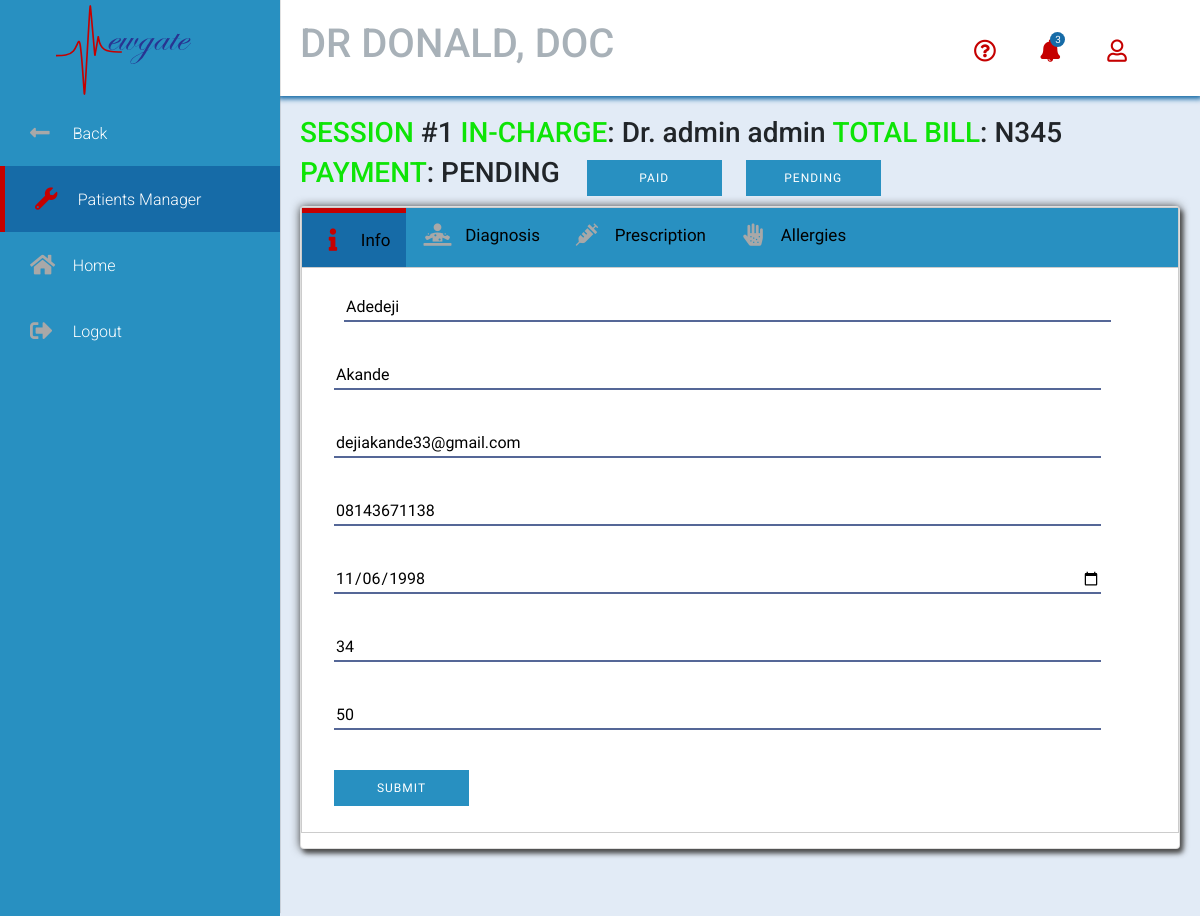
/pages/managepatients.php?ID=1 (signed in), run on the app's committed database.
### tables this page shows
CREATE TABLE IF NOT EXISTS `tbl_sessions` (
  `ID` int(11) NOT NULL AUTO_INCREMENT,
  `patientID` int(11) NOT NULL,
  `docID` int(11) NOT NULL,
  `consultation_bill` float NOT NULL,
  `startdate` date NOT NULL,
  `paid` tinyint(1) NOT NULL,
  PRIMARY KEY (`ID`),
  KEY `patient-sessions` (`patientID`),
  KEY `doc-sessions` (`docID`)
);

CREATE TABLE IF NOT EXISTS `tbl_users` (
  `ID` int(11) NOT NULL AUTO_INCREMENT,
  `email` varchar(255) NOT NULL,
  `firstname` varchar(255) NOT NULL,
  `lastname` varchar(255) NOT NULL,
  `password` varchar(255) NOT NULL,
  PRIMARY KEY (`ID`)
);

CREATE TABLE IF NOT EXISTS `tbl_patients` (
  `ID` int(11) NOT NULL AUTO_INCREMENT,
  `firstname` varchar(255) NOT NULL,
  `lastname` varchar(255) NOT NULL,
  `email` varchar(255) NOT NULL,
  `phone_num` varchar(255) NOT NULL,
  `dob` date NOT NULL,
  `height` float DEFAULT NULL,
  `weight` float DEFAULT NULL,
  PRIMARY KEY (`ID`)
);

### functions/functions.php (called while the page is built, shortened)
<?php
    function getCurrentUserOrDie(){
        if(!isset($_SESSION['user'])){
            doUnauthorized();
        }else{
            return $_SESSION['user'];
        }
    }
    class Input{
        static function get($var, $default = NULL){
            if( isset($_GET[$var])){
                $res = $_GET[$var];
                if(trim($res)){
                    return $res;
                }else{
                    return $default;
                }
            }else{
                return $default;
            }
        }
    }
?>

### classes/user.php (called while the page is built, shortened)
<?php
class User {
    public $id, $ID, $email, $firstname, $lastname, $role;
    function __construct($id, $email, $firstname, $lastname, $role){
        $this->firstname = $firstname;
        $this->lastname = $lastname;
        $this->role = $role;
    }
    static function getUser($conn, $stmt, $data){
        $stmt->execute($data);
        if( $result = $stmt->fetch(PDO::FETCH_ASSOC) ){
            $id = $result["ID"];
            $stmt = $conn->query("SELECT role FROM tbl_roles WHERE userID = $id");
            $result2 = $stmt->fetchall(PDO::FETCH_ASSOC);
            $rolearray = array();
            foreach ($result2 as $row) {
                array_push($rolearray,$row["role"]);
            }
            return new User($id, $result["email"], $result["firstname"], $result["lastname"], $rolearray);
        }
        return null;
    }
    static function getUserWithID($conn, $id){
        $stmt = $conn->prepare("SELECT * FROM tbl_users WHERE id = :id");
        $data = array("id"=> $id);
        return self::getUser($conn, $stmt, $data);
    }
    function isDoctor(){
        return in_array('DOCTOR', $this->role);
    }
}

### classes/patient.php (called while the page is built, shortened)
<?php
require_once('session.php');
require_once('user.php');
class Patient {
    function __construct($ID, $email, $firstname, $lastname, $phone_num, $dob, $height, $weight, $sessbill=null, $docID=null){
        $this->ID = $ID;
        $this->email = $email;
        $this->firstname = $firstname;
        $this->lastname = $lastname;
        $this->phone_num = $phone_num;
        $this->dob = $dob;
        $this->height = $height;
        $this->weight = $weight;
    }
    static function getPatient($conn, $stmt, $data){
        $stmt->execute($data);
        if( $result = $stmt->fetch(PDO::FETCH_ASSOC) ){
            $id = $result["ID"];
            return new Patient($id, $result["email"], $result["firstname"], $result["lastname"], $result["phone_num"], $result['dob'], $result['height'], $result['weight']);
        }
        return null;
    }
    static function getPatientByID($conn, $id){
        $stmt = $conn->prepare("SELECT * FROM tbl_patients WHERE id = :id");
        $data = array("id"=> $id);
        return self::getPatient($conn, $stmt, $data);
    }
}

### classes/session.php (called while the page is built, shortened)
<?php
    require_once('user.php');
    class Session{
        function __construct($ID, $patientID, $docID, $consultation_bill, $startdate, $paid){
            $this->ID =$ID;
            $this->docID = $docID;
            $this->consultation_bill = $consultation_bill;
            $this->paid = $paid;
        }
        static function getLastForPatient($conn, $patientID){
            $query = "SELECT * FROM tbl_sessions WHERE patientID=$patientID ORDER BY ID DESC";
            $stmt = $conn->query($query);
            if($result = $stmt->fetch(PDO::FETCH_ASSOC)){
                $session = new Session($result['ID'], $result["patientID"], $result["docID"],$result["consultation_bill"], $result['startdate'], $result["paid"]);
            }
            return $session;
        }
        function getDoctor($conn){
            return User::getUserWithID($conn, $this->docID);
        }
        function getDoctorName($conn){
            $doc = $this->getDoctor($conn);
            return "Dr. ".$doc->firstname." ".$doc->lastname;
        }
        function getTotalBill($conn){
            $query = "SELECT ID FROM tbl_diagnosis WHERE sessionID=$this->ID";
            $stmt = $conn->query($query);
            $result = $stmt->fetchall(PDO::FETCH_ASSOC);
            $bill = 0;
            return $bill+$this->consultation_bill;
        }
    }
?>

### pages/managepatients.php (the view, shortened to what this page needs)
<?php
    require_once('../functions/conn.php');
    require_once('../functions/functions.php');
    require_once("../classes/user.php");
    require_once("../classes/patient.php");
    $current_user = getCurrentUserOrDie();
    if(isset($_GET['ID'])){
        $conn = connect();
        $id = Input::get('ID');
        $currentP = Patient::getPatientByID($conn,$id);
    }
?>
<!DOCTYPE html>
<html>
<head>
    <link rel="stylesheet" href="https://use.fontawesome.com/releases/v5.0.13/css/all.css"
>
    <link rel="stylesheet" href="../assets/web-fonts-with-css/css/fontawesome-all.css">
    <link rel="stylesheet" href="../assets/css/bootstrap.min.css">
    <link rel="stylesheet" type="text/css" media="screen" href="../assets/css/style.css"/>
    <link rel="stylesheet" type="text/css" media="screen" href="../assets/css/main.css"/>
    <link rel="stylesheet" type="text/css" media="screen" href="../assets/css/managepatients.css"/>
</head>
<body>
<section id="sideMenu">
    <img class="logo" src="../assets/images/newgate.svg" alt="logo here">
    <nav>
        <a href="viewpatients.php" class="dash_btn"><i class="fas fa-long-arrow-alt-left"></i>Back</a>
        <a href="#" class="active dash_btn"><i class="fas fa-wrench"></i>Patients Manager</a>
        <a href="../pages/dashboard.php" class="dash_btn"><i class="fas fa-home"></i>Home</a>
        <a href="../logout.php" class="dash_btn"><i class="fas fa-sign-out-alt"></i>Logout</a>
    </nav>
</section>
<header>
    <div class="name-field">
        <H1><?php
        $name = ($current_user->isDoctor())?"DR ":"";
        $name .= strtoupper($current_user->firstname).", ";
        $name .= strtoupper($current_user->lastname);
        echo $name;
        ?></H1>
    </div>
    <div class="user-field">
        <a href="#"><i class="b far fa-question-circle"></i></a>
        <a href="#" class="notification"><i class="b fas fa-bell"></i><span class="circle">3</span></a>
        <a href="#">
            <i class="b far fa-user"></i>
        </a>
    </div>
</header>
<section class="main-container">
    <div class="stuff">
        <div id="header-tab" >
            <h3><?php
            $conn = Connect();
            $sess = SESSION::getLastForPatient($conn, $currentP->ID);
            $name = $sess->getDoctorName($conn);
            $status = ($sess->paid)?"PAID":"PENDING";
            echo "<p class='emp'>SESSION</p> #".$sess->ID."    <p class='emp'>IN-CHARGE</p>: ".$name."  <p class='emp'>TOTAL BILL</p>: N".$sess->getTotalBill($conn)."  <p class='emp'>PAYMENT</p>: ".$status;
            ?>
            </h3>
            <form action="<?php echo $_SERVER['PHP_SELF']; ?>" method="post">
                <input class="bodbut" type='submit' name="paid" value="Paid" />
                <input class="bodbut" type='submit' name="paid" value="Pending" />
            </form
        </div>
        <div class="card">
            <div class="history_display">
                <div class="tab">
                    <button class="tablinks active" onclick="openCity(event, 'info')"><i class="fas fa-info"></i>Info</button>
                    <button class="tablinks " onclick="openCity(event, 'diagnosis')"><i class="fas fa-diagnoses"></i>Diagnosis</button>
                    <button class="tablinks " onclick="openCity(event, 'prescription')"><i class="fas fa-syringe"></i>Prescription</button>
                    <button class="tablinks " onclick="openCity(event, 'allergies')"><i class="fas fa-allergies"></i>Allergies</button>
                </div>
                <div id="info" class="tabcontent">
                            <form action="<?php echo $_SERVER['PHP_SELF']; ?>" method="post">
                                <input class="inputext addp" type="text" name="firstname" placeholder="firstname"
                                    value="<?php echo htmlspecialchars($currentP->firstname); ?>" required><br>
                                <input class="inputext addp" type="text" name="lastname" placeholder="lastname"
                                    value="<?php echo htmlspecialchars($currentP->lastname); ?>" required><br>
                                <input class="inputext addp" type="email" name="email" placeholder="email"
                                    value="<?php echo htmlspecialchars($currentP->email); ?>"><br>
                                <input class="inputext addp" type="text" name="phone_num" placeholder="phone num"
                                    value="<?php echo htmlspecialchars($currentP->phone_num); ?>"><br>
                                <input class="inputext addp" type="date" name="dob" placeholder="date of birth"
                                    value="<?php echo htmlspecialchars($currentP->dob); ?>" required><br>
                                <input class="inputext addp" type="number" name="height" placeholder="height"
                                    value="<?php echo htmlspecialchars($currentP->height); ?>"><br>
                                <input class="inputext addp" type="number" name="weight" placeholder="weight"
                                    value="<?php echo htmlspecialchars($currentP->weight); ?>"><br>
                                <input id="submit_info" class="bodbut addp" type="submit" name="submitinfo" value="submit">
                            </form>
                </div>
            </div>
        </div>
    </div>
</section>
</body>
</html>

### assets/css/style.css (style rules this page uses)
* { box-sizing: border-box; }
body { font-family: 'roboto', sans-serif; margin: 0; background: #E2EBF6; height: 100vh; }
header { background: white; margin-left: 280px; padding: 20px; box-shadow: 0 1px 5px 2px rgb(22, 107, 167); }
header .name-field { display: inline-block; width: 50%; color: #A8B1B8; }
header .search-field .fas, .far { transition: all 0.3s ease-in-out; }
header .search-field:hover .fas, .far { color: #C50000; }
header .user-field { display: inline-block; float: right; padding: 10px; }
header .user-field a { display: inline-block; padding-right: 20px; text-decoration: none; }
.notification { position: relative; font-size: 20px; padding-top: 5px; }
.notification .circle { background: #166BA7; width: 15px; height: 15px; border-radius: 50%; display: inline-block; font-size: 10px; color: white; text-align: center; position: absolute; top: 2px; left: 10px; }
.logo { height: 100px; width: 135px; margin-left: 20%; }
#sideMenu { background: #2890C1; width: 280px; height: 100%; box-shadow: 0 -3px 1px rgb(77, 77, 77); position: fixed; bottom: 0; top: 0; z-index: 4; }
#sideMenu nav a { display: block; color: #FFFFFF; text-decoration: none; padding: 20px 30px; font-weight: 300; transition: all 0.3s ease-in-out; }
.dash_btn { transition: all 0.3s ease-in-out; }
.dash_btn:hover .fas, .far { color: #C50000; }
.active { background: #166BA7; border-left: 5px solid #C50000; padding: 15px 30px 15px 25px; }
.active .fas, .far { color: #C50000; }
.fas, .far { color: #A8A8A8; font-size: 1.4rem; margin-right: 0.8rem; display: inline-block; width: 30px; position: relative; top: 2px; }
.b { color: #C50000; }
.main-container { margin-left: 280px; margin-top: 1px; padding-top: 40px; background: #E2EBF6; height: 100%; }
.tab { overflow: hidden; border: 1px solid #ccc; background-color: #2890C1; }
.tab button { background-color: inherit; float: left; border-bottom: none; border-left: none; border-right: none; outline: none; cursor: pointer; padding: 14px 16px; transition: 0.3s; font-size: 17px; border-top: 0px; }
.tab .active { background-color: #166BA7; border-top: 5px solid #C50000; }
.tabcontent { display: none; padding: 6px 12px; border: 1px solid #ccc; border-top: none; }

### assets/css/main.css (style rules this page uses)
.card { padding-bottom: 15px; box-shadow: 3px 4px 5px rgb(77, 77, 77), 0 0 10px rgb(77, 77, 77); }
.inputext { margin: 10px; border-style: hidden; border-bottom-style: solid; border-bottom-color: #556797; outline: none; }
::placeholder { color: #4975e9; }
.bodbut { color: #ffffff; margin: 10px; font-size: 12px; border: 0 none; letter-spacing: 1px; text-transform: uppercase; background-color: #2890C1; font-family: roboto, sans-serif; border-radius: 0; width: 135px; height: 36px; transition: all 0.3s ease-in-out; }
.stuff { margin: 20px; }

### assets/css/managepatients.css (style rules this page uses)
.addp { margin: 20px; }
.inputext { width: 90%; }
.main-container { padding-top: 0; }
#info { display: block; }
#header-tab { margin-bottom: 20px; }
#header-tab h3 { display: inline; }
.emp { display: inline; color: rgb(14, 228, 6); }
form { display: inline; margin-left: 10px; }

### data on the page
tbl_sessions: ID "1", paid "PENDING"
tbl_users: name "Dr. admin admin"
tbl_patients: firstname "Adedeji", lastname "Akande", email "dejiakande33@gmail.com", phone_num "08143671138", dob "11/06/1998", height "34", weight "50"

### other printed values
$name "DR DONALD, DOC"
$sess->getTotalBill($conn) "345"
